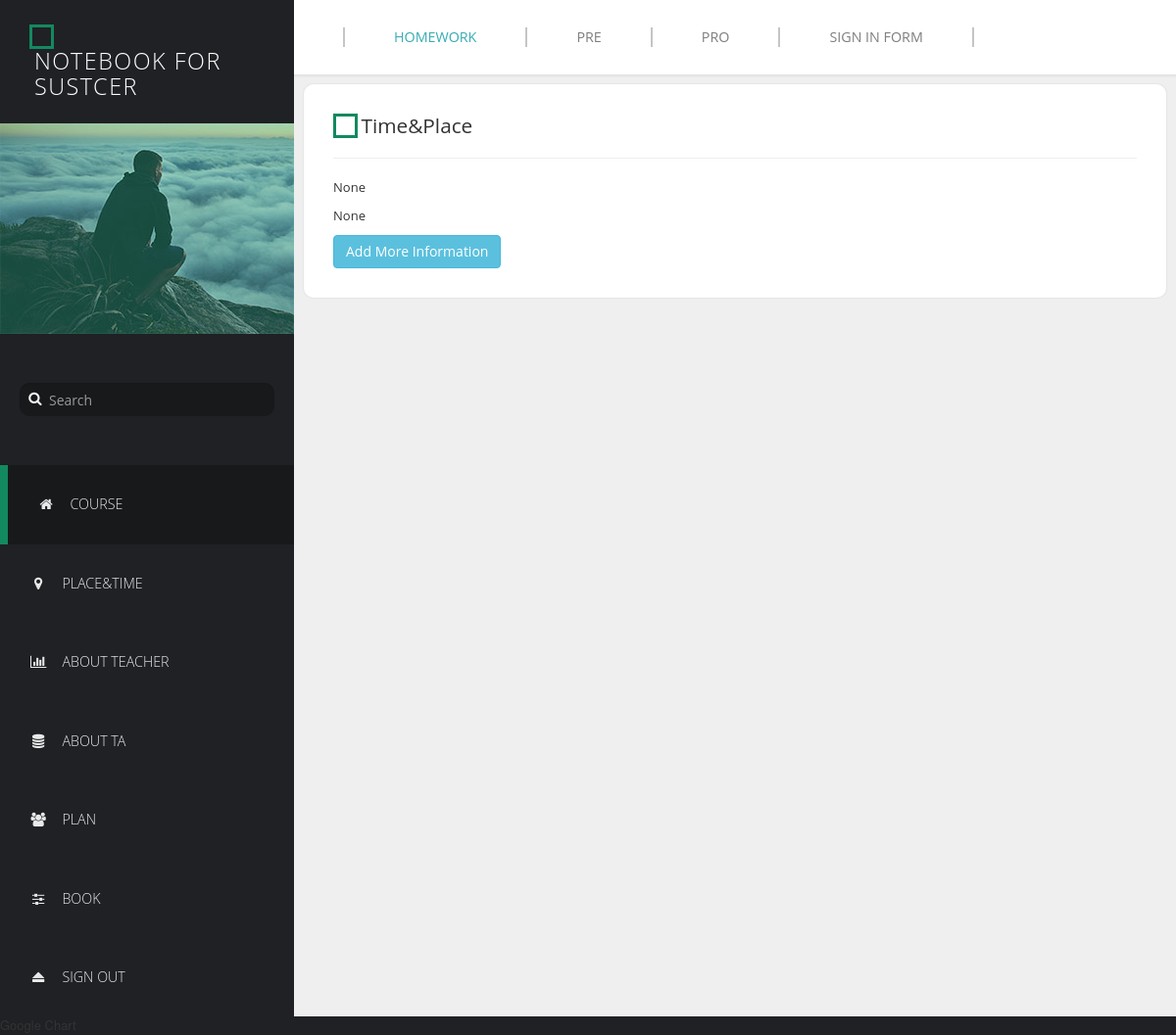
Before: /notebook/time_place/2/ with the older database file.
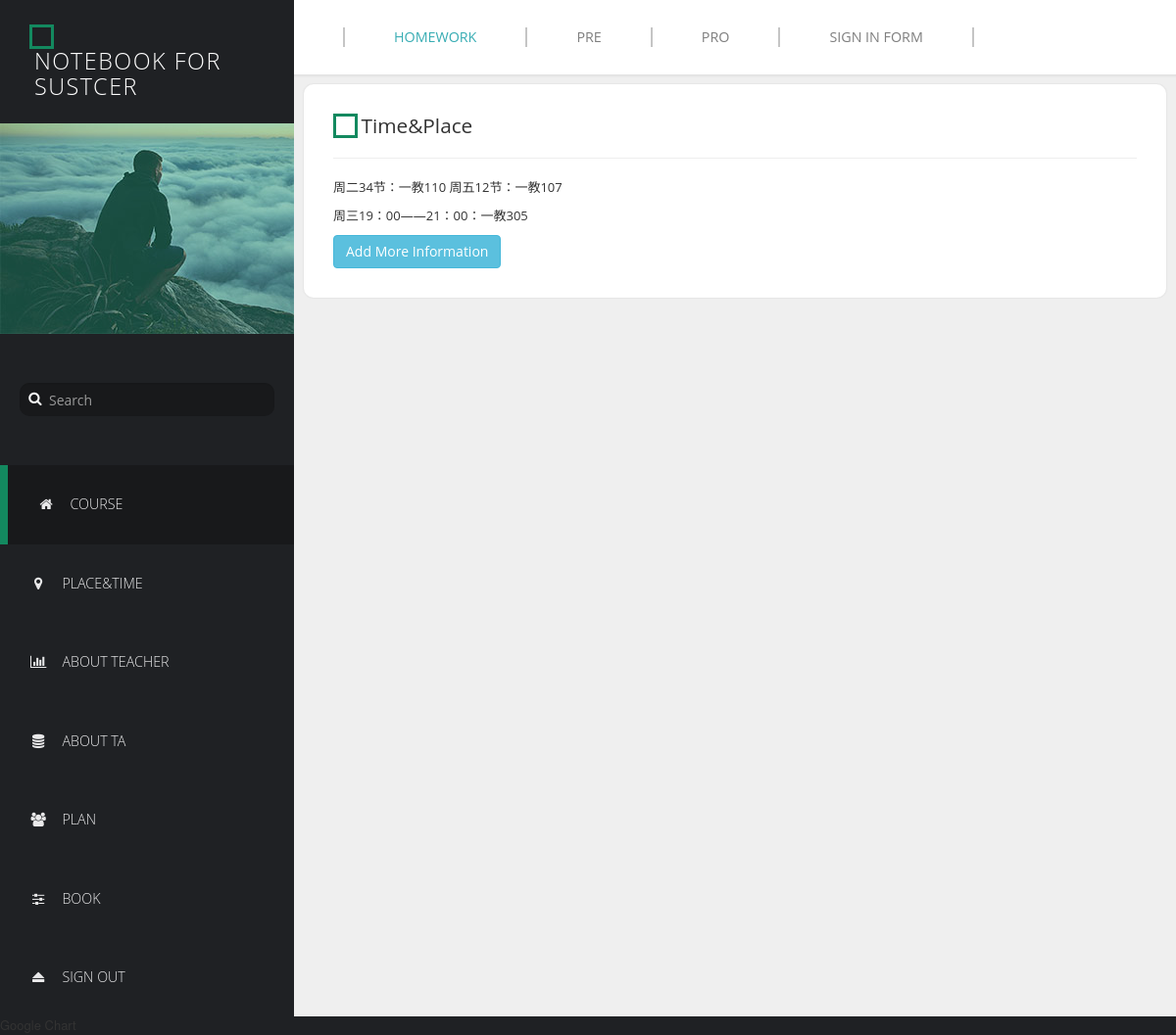
After: the same page with the newer database file.
### course/models.py (models this page shows, shortened)
class Course(models.Model):
    title = models.CharField(max_length=50)
    place_time = models.TextField(null=True, blank=True)
    tutorial_place_time = models.TextField(null=True, blank=True)
    homework = models.ManyToManyField(Homework, blank=True)
    pre = models.ManyToManyField(Pre, blank=True)
    pro = models.ManyToManyField(Pro, blank=True)
    teacher = models.ManyToManyField(Teacher, blank=True)
    ta = models.ManyToManyField(TA, blank=True)

### course/views.py (the view)
# urls.py: url(r'^time_place/(?P<course_id>\d+)/$', views.time_place_detail, name='time'),
def time_place_detail(request, course_id):
    course = Course.objects.get(pk=course_id)
    return render(request, 'time.html', {'course': course})

### template/time.html
{% extends 'course.html' %}
{% block content %}
    <div class="templatemo-content-widget white-bg col-2">
              <div class="square"></div>
              <h2 class="templatemo-inline-block">Time&Place</h2><hr>
              <p>{{ course.place_time }}</p>
              <p>{{ course.tutorial_place_time }}</p>
            <a href="{% url 'time_edit' course.id %}" class="btn btn-info">Add More Information</a>
            </div>
{% endblock %}

Changed rows visible on the page:
changed Course: place_time "None" → "周二34节：一教110 周五12节：一教107"; tutorial_place_time "None" → "周三19：00——21：00：一教305"
